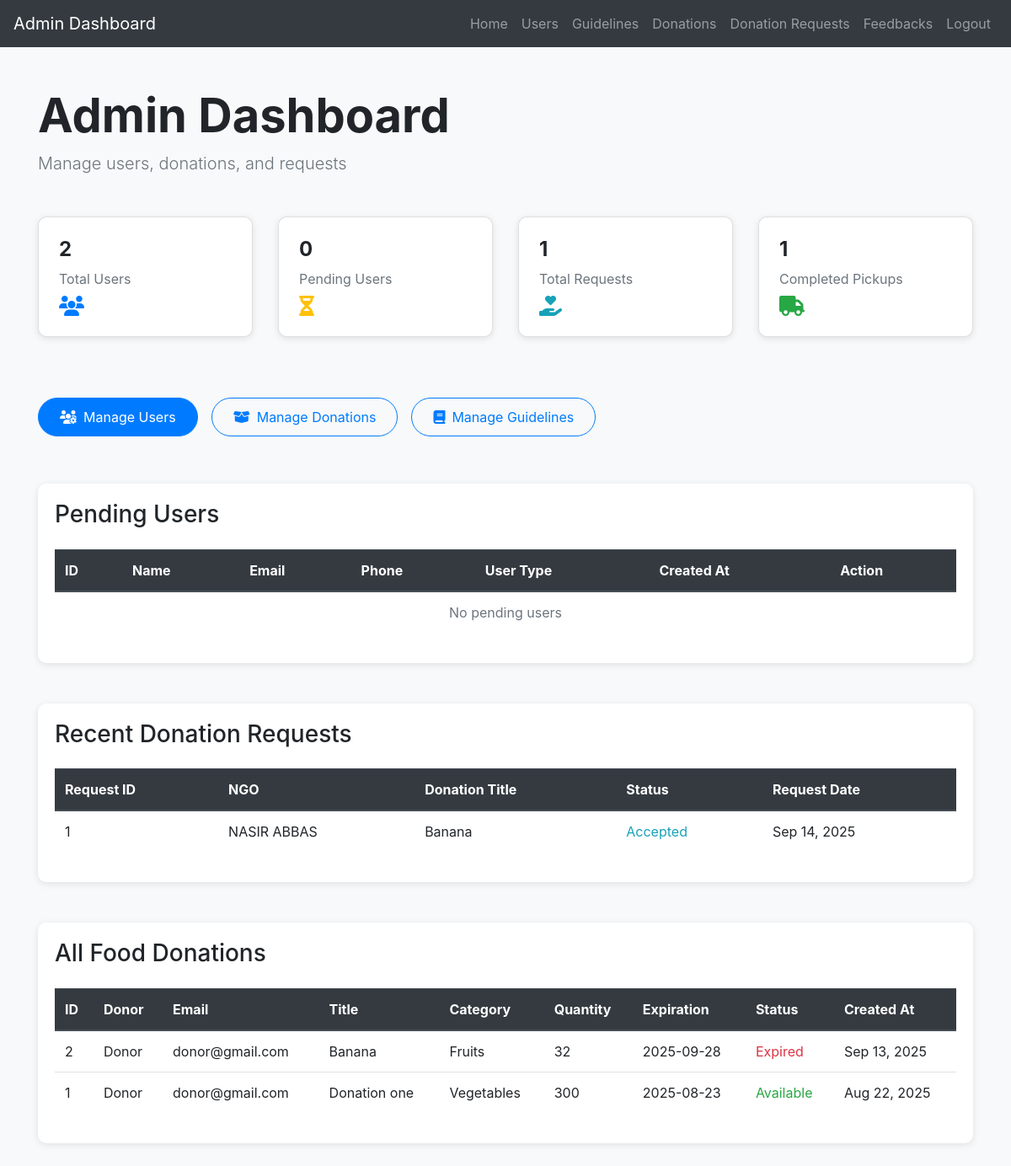
/admin/admin_home.php (signed in), run on the app's committed database.
### tables this page shows
CREATE TABLE `donation_requests` (
  `request_id` int(11) NOT NULL,
  `ngo_id` int(11) NOT NULL,
  `food_id` int(11) NOT NULL,
  `requested_quantity` int(11) NOT NULL CHECK (`requested_quantity` > 0),
  `request_date` timestamp NOT NULL DEFAULT current_timestamp(),
  `proposed_pickup_time` datetime NOT NULL,
  `status` enum('pending','accepted','rejected','cancelled') DEFAULT 'pending',
  `message` text DEFAULT NULL
);

CREATE TABLE `users` (
  `id` int(11) NOT NULL,
  `name` varchar(150) NOT NULL,
  `email` varchar(150) NOT NULL,
  `password_hash` varchar(255) NOT NULL,
  `phone` varchar(20) DEFAULT NULL,
  `user_type` enum('donor','ngo') NOT NULL,
  `address` text DEFAULT NULL,
  `city` varchar(100) DEFAULT NULL,
  `status` enum('active','inactive','pending') DEFAULT 'pending',
  `created_at` timestamp NOT NULL DEFAULT current_timestamp()
);

CREATE TABLE `food_donations` (
  `donation_id` int(11) NOT NULL,
  `donor_id` int(11) NOT NULL,
  `title` varchar(200) NOT NULL,
  `description` text DEFAULT NULL,
  `category` enum('fruits','vegetables','meals','bakery','dairy','other') NOT NULL,
  `quantity` varchar(100) DEFAULT NULL,
  `expiration_date` date NOT NULL,
  `status` enum('available','requested','accepted','collected','expired') DEFAULT 'available',
  `created_at` timestamp NOT NULL DEFAULT current_timestamp(),
  `updated_at` timestamp NOT NULL DEFAULT current_timestamp() ON UPDATE current_timestamp(),
  `latitude` varchar(50) NOT NULL,
  `longitude` varchar(50) NOT NULL
);

### admin/admin_home.php (the view, shortened to what this page needs)
<?php
include('config.php');
$total_users_sql = "SELECT COUNT(*) AS cnt FROM users";
$pending_users_sql = "SELECT COUNT(*) AS cnt FROM users WHERE status='pending'";
$total_users = mysqli_fetch_assoc(mysqli_query($conn, $total_users_sql))['cnt'];
$pending_users = mysqli_fetch_assoc(mysqli_query($conn, $pending_users_sql))['cnt'];
$total_requests_sql = "SELECT COUNT(*) AS cnt FROM donation_requests";
$total_requests = mysqli_fetch_assoc(mysqli_query($conn, $total_requests_sql))['cnt'];
$completed_pickups_sql = "SELECT COUNT(*) AS cnt FROM pickups WHERE status='completed'";
$completed_pickups = mysqli_fetch_assoc(mysqli_query($conn, $completed_pickups_sql))['cnt'];
$pending_result = mysqli_query($conn, "SELECT * FROM users WHERE status='pending' ORDER BY created_at DESC");
$requests_result = mysqli_query($conn, "
    SELECT dr.request_id, dr.status, dr.request_date, u.name AS ngo_name, fd.title AS donation_title
    FROM donation_requests dr
    JOIN users u ON dr.ngo_id = u.id
    JOIN food_donations fd ON dr.food_id = fd.donation_id
    ORDER BY dr.request_date DESC
    LIMIT 5
");
$donations_result = mysqli_query($conn, "
    SELECT fd.*, u.name AS donor_name, u.email AS donor_email
    FROM food_donations fd
    JOIN users u ON fd.donor_id = u.id
    ORDER BY fd.created_at DESC
");
?>
<!DOCTYPE html>
<html lang="en">
<head>
    <link rel="stylesheet" href="https://maxcdn.bootstrapcdn.com/bootstrap/4.5.2/css/bootstrap.min.css">
    <link rel="stylesheet" href="https://cdnjs.cloudflare.com/ajax/libs/font-awesome/6.4.0/css/all.min.css">
</head>
<body class="bg-light">
    <?php include('admin_navbar.php'); ?>
    <div class="container py-5">
        <div class="mb-5">
            <h1 class="display-4 font-weight-bold">Admin Dashboard</h1>
            <p class="lead text-muted">Manage users, donations, and requests</p>
        </div>
        <div class="row mb-5">
            <div class="col-md-3 col-sm-6 mb-4">
                <div class="card card-stats p-4 bg-white">
                    <h4 class="font-weight-bold"><?= $total_users ?></h4>
                    <p class="text-muted mb-0">Total Users</p>
                    <i class="fas fa-users text-primary mt-2" style="font-size: 1.5rem;"></i>
                </div>
            </div>
            <div class="col-md-3 col-sm-6 mb-4">
                <div class="card card-stats p-4 bg-white">
                    <h4 class="font-weight-bold"><?= $pending_users ?></h4>
                    <p class="text-muted mb-0">Pending Users</p>
                    <i class="fas fa-hourglass-half text-warning mt-2" style="font-size: 1.5rem;"></i>
                </div>
            </div>
            <div class="col-md-3 col-sm-6 mb-4">
                <div class="card card-stats p-4 bg-white">
                    <h4 class="font-weight-bold"><?= $total_requests ?></h4>
                    <p class="text-muted mb-0">Total Requests</p>
                    <i class="fas fa-hand-holding-heart text-info mt-2" style="font-size: 1.5rem;"></i>
                </div>
            </div>
            <div class="col-md-3 col-sm-6 mb-4">
                <div class="card card-stats p-4 bg-white">
                    <h4 class="font-weight-bold"><?= $completed_pickups ?></h4>
                    <p class="text-muted mb-0">Completed Pickups</p>
                    <i class="fas fa-truck text-success mt-2" style="font-size: 1.5rem;"></i>
                </div>
            </div>
        </div>
        <div class="d-flex flex-wrap mb-5">
            <a href="view_users.php" class="btn btn-primary btn-custom mr-3 mb-2">
                <i class="fas fa-users-cog mr-2"></i>Manage Users
            </a>
            <a href="view_food_donations.php" class="btn btn-outline-primary btn-custom mr-3 mb-2">
                <i class="fas fa-box-open mr-2"></i>Manage Donations
            </a>
            <a href="view_guidelines.php" class="btn btn-outline-primary btn-custom mb-2">
                <i class="fas fa-book mr-2"></i>Manage Guidelines
            </a>
        </div>
        <div class="table-container mb-5">
            <h3 class="mb-4">Pending Users</h3>
            <div class="table-responsive">
                <table class="table table-hover">
                    <thead class="thead-dark">
                        <tr>
                            <th>ID</th>
                            <th>Name</th>
                            <th>Email</th>
                            <th>Phone</th>
                            <th>User Type</th>
                            <th>Created At</th>
                            <th>Action</th>
                        </tr>
                    </thead>
                    <tbody>
                        <?php if (mysqli_num_rows($pending_result) > 0): ?>
                            <?php while ($row = mysqli_fetch_assoc($pending_result)): ?>
                                <tr>
                                    <td><?= $row['id'] ?></td>
                                    <td><?= htmlspecialchars($row['name']) ?></td>
                                    <td><?= htmlspecialchars($row['email']) ?></td>
                                    <td><?= htmlspecialchars($row['phone'] ?? '-') ?></td>
                                    <td><?= ucfirst($row['user_type']) ?></td>
                                    <td><?= date('M d, Y', strtotime($row['created_at'])) ?></td>
                                    <td>
                                        <a href="edit_user.php?id=<?= $row['id'] ?>" class="btn btn-sm btn-success">
                                            <i class="fas fa-edit mr-1"></i>Review
                                        </a>
                                    </td>
                                </tr>
                            <?php endwhile; ?>
                        <?php else: ?>
                            <tr>
                                <td colspan="7" class="text-center text-muted">No pending users</td>
                            </tr>
                        <?php endif; ?>
                    </tbody>
                </table>
            </div>
        </div>
        <div class="table-container mb-5">
            <h3 class="mb-4">Recent Donation Requests</h3>
            <div class="table-responsive">
                <table class="table table-hover">
                    <thead class="thead-dark">
                        <tr>
                            <th>Request ID</th>
                            <th>NGO</th>
                            <th>Donation Title</th>
                            <th>Status</th>
                            <th>Request Date</th>
                        </tr>
                    </thead>
                    <tbody>
                        <?php if (mysqli_num_rows($requests_result) > 0): ?>
                            <?php while ($row = mysqli_fetch_assoc($requests_result)): ?>
                                <tr>
                                    <td><?= $row['request_id'] ?></td>
                                    <td><?= htmlspecialchars($row['ngo_name']) ?></td>
                                    <td><?= htmlspecialchars($row['donation_title']) ?></td>
                                    <td>
                                        <span class="status-<?= strtolower($row['status']) ?>">
                                            <?= ucfirst($row['status']) ?>
                                        </span>
                                    </td>
                                    <td><?= date('M d, Y', strtotime($row['request_date'])) ?></td>
                                </tr>
                            <?php endwhile; ?>
                        <?php else: ?>
                            <tr>
                                <td colspan="6" class="text-center text-muted">No recent requests</td>
                            </tr>
                        <?php endif; ?>
                    </tbody>
                </table>
            </div>
        </div>
        <div class="table-container">
            <h3 class="mb-4">All Food Donations</h3>
            <div class="table-responsive">
                <table class="table table-hover">
                    <thead class="thead-dark">
                        <tr>
                            <th>ID</th>
                            <th>Donor</th>
                            <th>Email</th>
                            <th>Title</th>
                            <th>Category</th>
                            <th>Quantity</th>
                            <th>Expiration</th>
                            <th>Status</th>
                            <th>Created At</th>
                        </tr>
                    </thead>
                    <tbody>
                        <?php if (mysqli_num_rows($donations_result) > 0): ?>
                            <?php while ($d = mysqli_fetch_assoc($donations_result)): ?>
                                <tr>
                                    <td><?= $d['donation_id'] ?></td>
                                    <td><?= htmlspecialchars($d['donor_name']) ?></td>
                                    <td><?= htmlspecialchars($d['donor_email']) ?></td>
                                    <td><?= htmlspecialchars($d['title']) ?></td>
                                    <td><?= ucfirst($d['category']) ?></td>
                                    <td><?= htmlspecialchars($d['quantity']) ?></td>
                                    <td><?= $d['expiration_date'] ?></td>
                                    <td>
                                        <span class="status-<?= strtolower($d['status']) ?>">
                                            <?= ucfirst($d['status']) ?>
                                        </span>
                                    </td>
                                    <td><?= date('M d, Y', strtotime($d['created_at'])) ?></td>
                                </tr>
                            <?php endwhile; ?>
                        <?php else: ?>
                            <tr>
                                <td colspan="10" class="text-center text-muted">No donations found</td>
                            </tr>
                        <?php endif; ?>
                    </tbody>
                </table>
            </div>
        </div>
    </div>
</body>
</html>

### admin/admin_home.php (style rules this page uses)
.card-stats { transition: transform 0.2s; border-radius: 10px; box-shadow: 0 2px 8px rgba(0,0,0,0.1); }
.status-available { color: #28a745; }
.status-accepted { color: #17a2b8; }
.status-expired { color: #dc3545; }
.table-container { background: white; border-radius: 10px; box-shadow: 0 2px 8px rgba(0,0,0,0.1); padding: 20px; }
.btn-custom { border-radius: 25px; padding: 10px 25px; }

### data on the page
donation_requests: request_id "1", ngo.name "NASIR ABBAS", food.title "Banana", status "Accepted", request_date "Sep 14, 2025"
food_donations: donation_id "2", donor.name "Donor", donor.email "donor@gmail.com", title "Banana", category "Fruits", quantity "32", expiration_date "2025-09-28", status "Expired", created_at "Sep 13, 2025"
food_donations: donation_id "1", donor.name "Donor", donor.email "donor@gmail.com", title "Donation one", category "Vegetables", quantity "300", expiration_date "2025-08-23", status "Available", created_at "Aug 22, 2025"

### other printed values
$total_users "2"
$pending_users "0"
$total_requests "1"
$completed_pickups "1"
